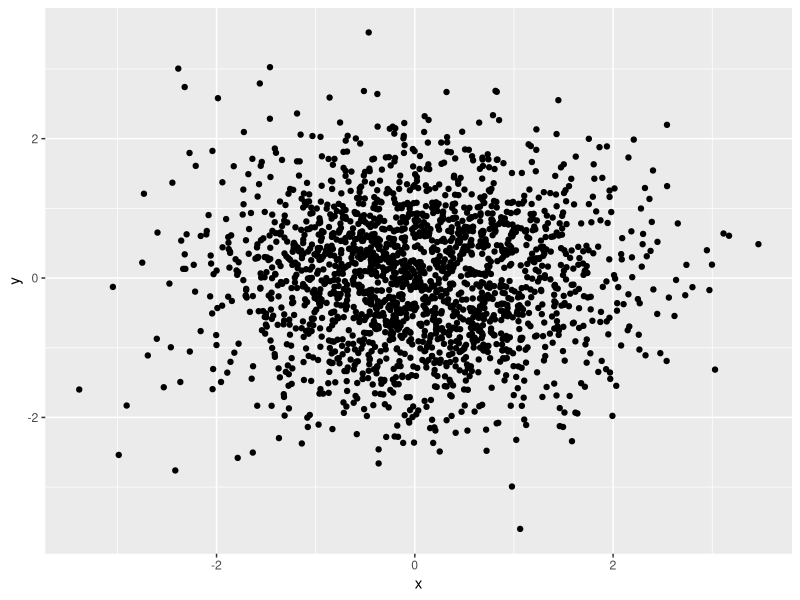
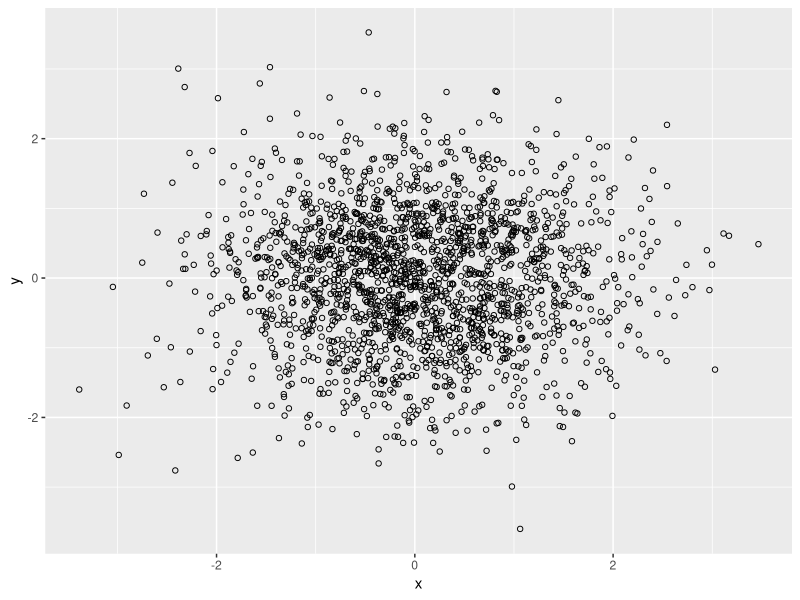
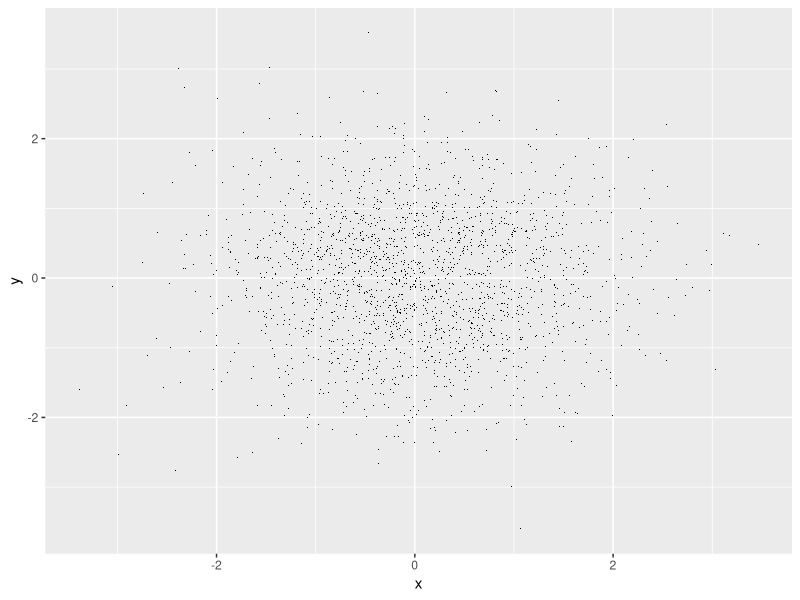
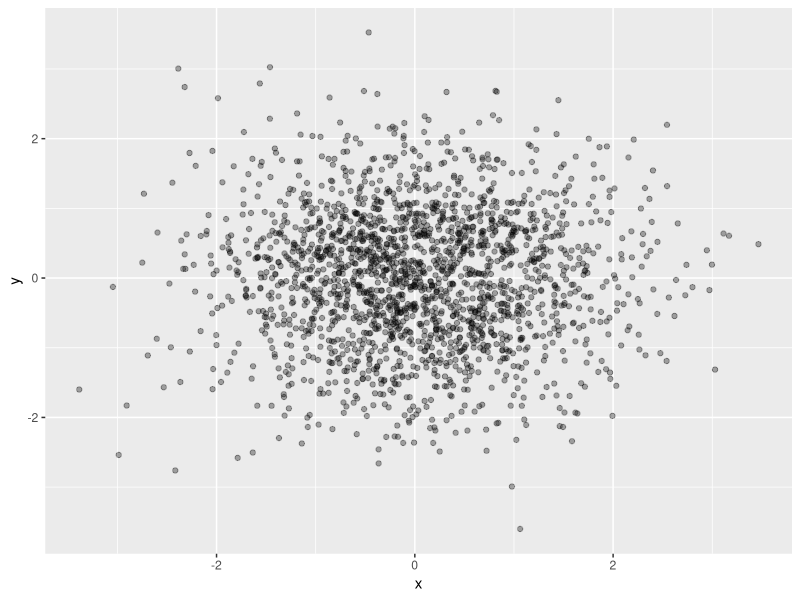
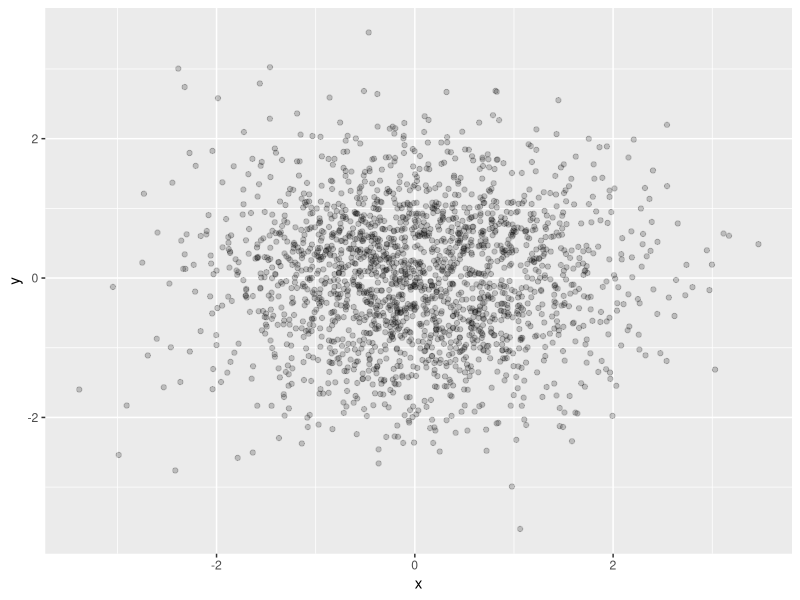
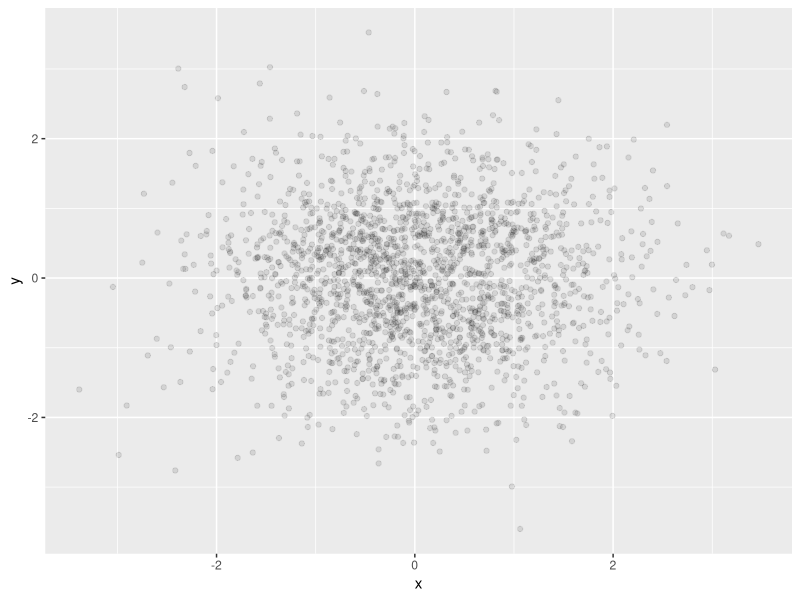
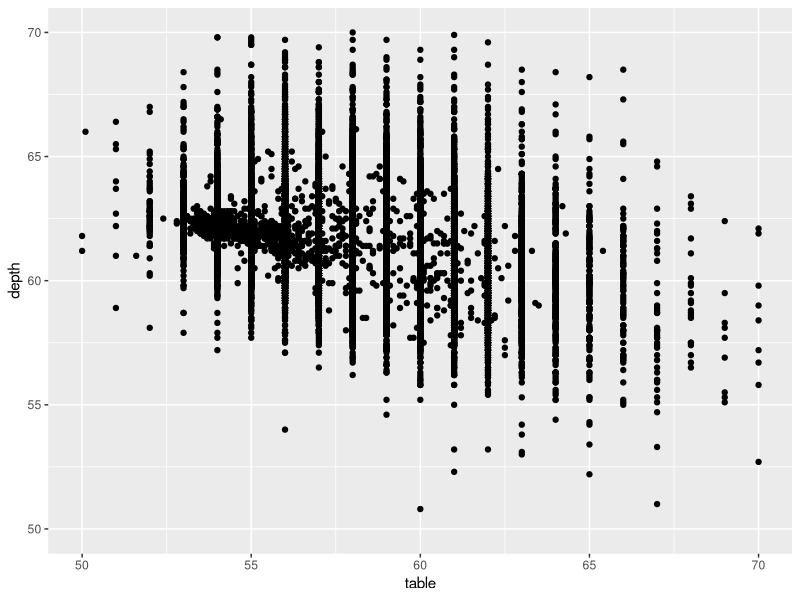
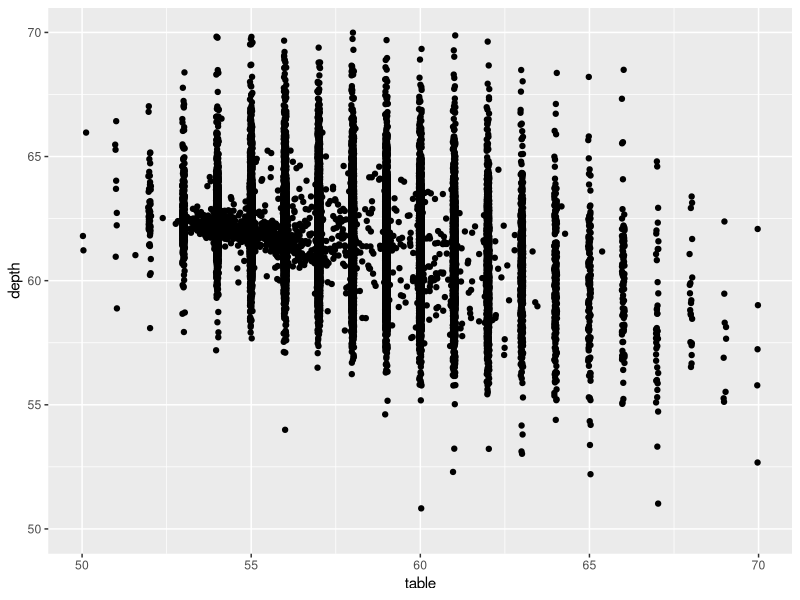

Here is the R script that generated these plots, in order: (Note: this script raises an error after producing the figures.)
library(ggplot2)

df <- data.frame(x = rnorm(2000), y = rnorm(2000))

norm <- ggplot(df, aes(x, y))

norm + geom_point()
norm + geom_point(shape = 1)
norm + geom_point(shape = ".")

norm + geom_point(colour = "black", alpha = 1/3)
norm + geom_point(colour = "black", alpha = 1/5)
norm + geom_point(colour = "black", alpha = 1/10)


td <- ggplot(diamonds, aes(table, depth)) + xlim(50, 70) + ylim(50, 70)
td + geom_point()
td + geom_jitter()
jit <- position_jitter(width = 0.5)
td + geom_jitter(position = jit)
td + geom_jitter(position = jit, colour = "black", alpha = 1/10)
td + geom_jitter(position = jit, colour = "black", alpha = 1/50)
td + geom_jitter(position = jit, colour = "black", alpha = 1/200)


d <- ggplot(diamonds, aes(carat, price)) + xlim(1, 3)
d + geom_point()

d + stat_bin2d()
d + stat_bin2d(bins = 10)
d + stat_bin2d(binwidth = c(0.02, 200)) # binwidth for carat is 0.02, binwidth for price is 200

install.packages('hexbin')
library(hexbin)
d + stat_binhex()
d + stat_binhex(bins = 10)
d + stat_binhex(binwidth = c(0.02, 200)) # binwidth for carat is 0.02, binwidth for price is 200


d + geom_point() + geom_density2d()
d + stat_density2d(geom = "point", aes(size = ..density..), contour = F) + scale_size_area()
d + stat_density2d(geom = "tile", aes(fill = ..density..), contour = F)
last_plot() + scale_fill_gradient(limits = c(1e-5, 8e-4))


install.packages('maps')
library(maps)

head(us.cities)
data(us.cities)
big_cities <- subset(us.cities, pop > 500000)
qplot(long, lat, data = big_cities) + borders("state", size = 0.5)
tx_cities <- subset(us.cities, country.etc == "TX")
ggplot(tx_cities, aes(long, lat)) + borders("county", "texas", colour = "grey70") + geom_point(colour = "black", alpha = 0.5)


states <- map_data("state")
arrests <- USArrests
names(arrests) <- tolower(names(arrests))
arrests$region <- tolower(rownames(USArrests))

choro <- merge(states, arrests, by = "region")
choro <- choro[order(choro$order), ]
head(choro)

qplot(long, lat, data = choro, group = group, fill = -assault, geom = "polygon")
qplot(long, lat, data = choro, group = group, fill = -assault / murder, geom = "polygon")
qplot(long, lat, data = choro, group = group, fill = -rape, geom = "polygon")


library(plyr)
ia <- map_data("county", "iowa")
head(ia)

mid_range <- function(x) mean(range(x, na.rm = TRUE))
# Calculate the mid lat and mid long for each subregion
centres <- ddply(ia, .(subregion), colwise(mid_range, .(lat, long)))
head(centres)

ggplot(ia, aes(long, lat)) + geom_polygon(aes(group = group), fill = NA, colour = "grey60") + geom_text(aes(label = subregion), data = centres, size = 4, angle = 45)

# Sample with binomial distribution (p == 0.2)
d <- subset(diamonds, carat < 2.5 & rbinom(nrow(diamonds), 1, 0.2) == 1)
d$lcarat <- log10(d$carat)
d$lprice <- log10(d$price)

detrend <- lm(lprice ~ lcarat, data = d)
d$lprice2 <- resid(detrend)

mod <- lm(lprice2 ~ lcarat * color, data = d)

install.packages('effects')
library(effects)
effectdf <- function(...) {
  suppressWarnings(as.data.frame(effect(...)))
}

color <- effectdf("color", mod)
both1 <- effectdf("lcarat:color", mod)

carat <- effectdf("lcarat", mod, default.levels = 50)
both2 <- effectdf("lcarat:color", mod, default.levels = 3)

qplot(lcarat, lprice, data = d, colour = color)
qplot(lcarat, lprice2, data = d, colour = color)

fplot <- ggplot(mapping = aes(y = fit, ymin = lower, ymax = upper)) + ylim(range(both2$lower, both2$upper))
fplot %+% color + aes(x = color) + geom_point() + geom_errorbar()
fplot %+% both2 + aes(x = color, colour = lcarat, group = interaction(color, lcarat)) + geom_errorbar() + geom_line(aes(group = lcarat)) + scale_colour_gradient()

fplot %+% carat + aes(x = lcarat) + geom_smooth(stat = "identity")

ends <- subset(both1, lcarat == max(lcarat))
fplot %+% both1 + aes(x = lcarat, colour = color) + geom_smooth(stat = "identity") + scale_colour_hue() + theme(legend.position = "none") + geom_text(aes(label = color, x = lcarat + 0.02), ends)


midm <- function(x) mean(x, trim = 0.5)
m2 + stat_summary(aes(colour = "trimmed"), fun.y = midm, peom = "point") + stat_summary(aes(colour = "raw"), fun.y = mean, geom = "point") + scale_colour_hue("Mean")


(unemp <- qplot(date, unemploy, data = economics, geom = "line", xlab = "", ylab = "No. unemployed (1000s)"))
presidential <- presidential[-(1:3), ]

yrng <- range(economics$unemploy)
xrng <- range(economics$date)
# Mark vline at the start of each president
unemp + geom_vline(aes(xintercept = as.numeric(start)), data = presidential)


library(scales)
unemp + geom_rect(aes(NULL, NULL, xmin = start, xmax = end, fill = party), ymin = yrng[1], ymax = yrng[2], data = presidential, alpha = 0.2) + scale_fill_manual(values = c("blue", "red"))
last_plot() + geom_text(aes(x = start, y = yrng[1], label = name), data = presidential, size = 3, hjust = 0, vjust = 0)

caption <- paste(strwrap("Unemployment rates in the US have varies a lot over the years", 40), collapse = "\n")
unemp + geom_text(aes(x, y, label = caption), data = data.frame(x = xrng[2], y = yrng[2]), hjust = 1, vjust = 1, size = 4)

highest <- subset(economics, unemploy == max(unemploy))
unemp + geom_point(data = highest, size = 3, colour = "red", alpha = 0.5)


qplot(percwhite, percbelowpoverty, data = midwest)
qplot(percwhite, percbelowpoverty, data = midwest, size = poptotal / 1e6) + scale_size_area("Population\n(millions)", breaks = c(0.5, 1, 2, 4))
qplot(percwhite, percbelowpoverty, data = midwest, size = area) + scale_size_area()

lm_smooth <- geom_smooth(method = lm, size = 1)
qplot(percwhite, percbelowpoverty, data = midwest) + lm_smooth
qplot(percwhite, percbelowpoverty, data = midwest, weight = popdensity, size = popdensity) + lm_smooth


qplot(percbelowpoverty, data = midwest, binwidth = 1)
qplot(percbelowpoverty, data = midwest, weight = poptotal, binwidth = 1) + ylab("population")
